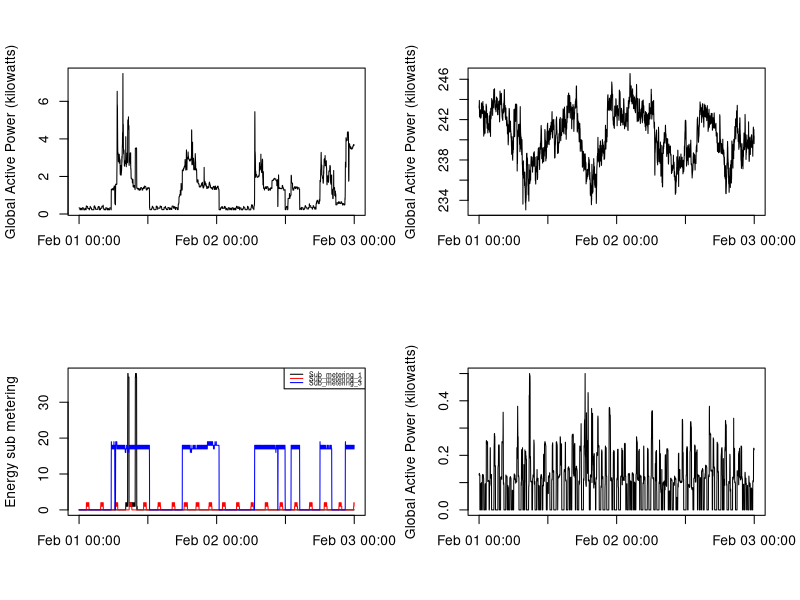

Generate this figure with R:
# Read the data, which has already been stripped to contain only
# the 1st and 2nd of February 2007, setting the separation 
# character as semicolon
data <- read.csv("01_02.csv", sep = ";", na.strings=c("?"))

# Combine date and time to a new variable
datetimes <- strptime(paste(data$Date, data$Time), format="%d/%m/%Y %H:%M:%S")

# Set a 2x2 plot canvas
par(mfrow=c(2,2))

# Prepare the first plot, but not showing the points
plot(datetimes, data$Global_active_power, type="n", xlab="", ylab="Global Active Power (kilowatts)")

# Now add the lines
lines(datetimes, data$Global_active_power, xlab = "", ylab= "Global Active Power (kilowatts)")

# Prepare the second plot, but not showing the points
plot(datetimes, data$Voltage, type="n", xlab="", ylab="Global Active Power (kilowatts)")

# Now add the lines
lines(datetimes, data$Voltage, xlab="datetime", ylab= "Voltage")

# Prepare the third plot, but not showing the points
plot(datetimes, data$Sub_metering_1 , type="n", xlab="", ylab="Energy sub metering")

# Now add the lines
lines(datetimes, data$Sub_metering_1)
lines(datetimes, data$Sub_metering_2, col="red")
lines(datetimes, data$Sub_metering_3, col="blue")

# Add a legend
legend("topright", legend = c("Sub_metering_1","Sub_metering_2","Sub_metering_3"), 
       lwd=1, col=c("black","red","blue"), y.intersp=.5, cex=0.5, inset = 0)

# Prepare the fourth plot, but not showing the points
plot(datetimes, data$Global_reactive_power, type="n", xlab="", ylab="Global Active Power (kilowatts)")

# Now add the lines
lines(datetimes, data$Global_reactive_power)

# Copy the plot to a PNG file
dev.copy(png, file = "plot4.png", width=480, height=480)
dev.off()